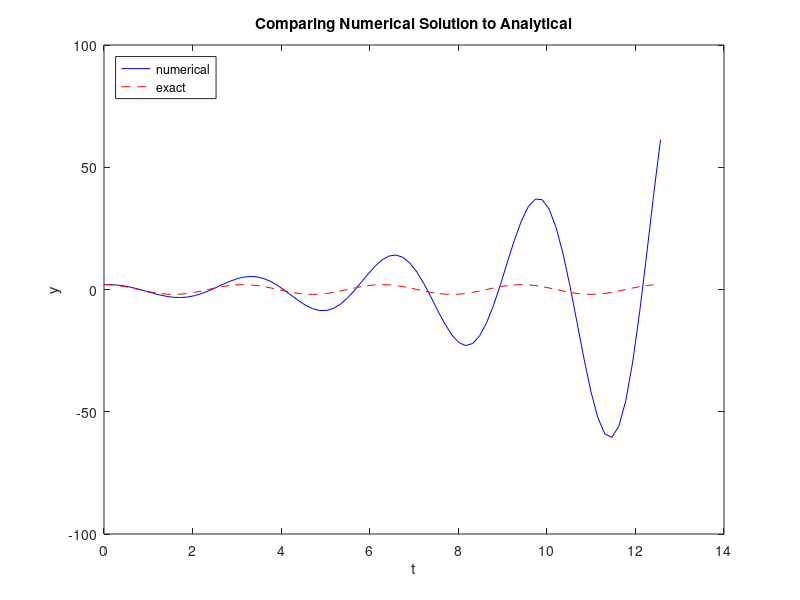

MATLAB code to generate this figure: (Note: this script raises an error after producing the figure.)
%{
numerical solution to an oscillating system
using forward Euler
%}


clear
close all

omega = 2;
P = 2*pi/omega;
dt = P/20;
T = 4*P;
N_t = floor(T/dt);
t = linspace(0, N_t*dt, N_t+1);

u = zeros(N_t+1, 1);
v = zeros(N_t+1, 1);

% Initial condition
X_0 = 2;
u(1) = X_0;
v(1) = 0;

% Step equations forward in time
for n = 1:N_t
    u(n+1) = u(n) + dt*v(n);
    v(n+1) = v(n) - dt*omega^2*u(n);
end


plot(t, u, 'b-', t, X_0*cos(omega*t), 'r--');
legend('numerical', 'exact', 'Location','northwest');
xlabel('t');
ylabel('y');
title('Comparing Numerical Solution to Analytical')

figure %plotting total energy
[pot_energy, kin_energy] = osc_energy(u,v,omega);
energy_all = pot_energy + kin_energy;
plot(t, energy_all, 'b-');
xlabel('t');
ylabel('Energy');
title('Total Energy in Oscillating System')